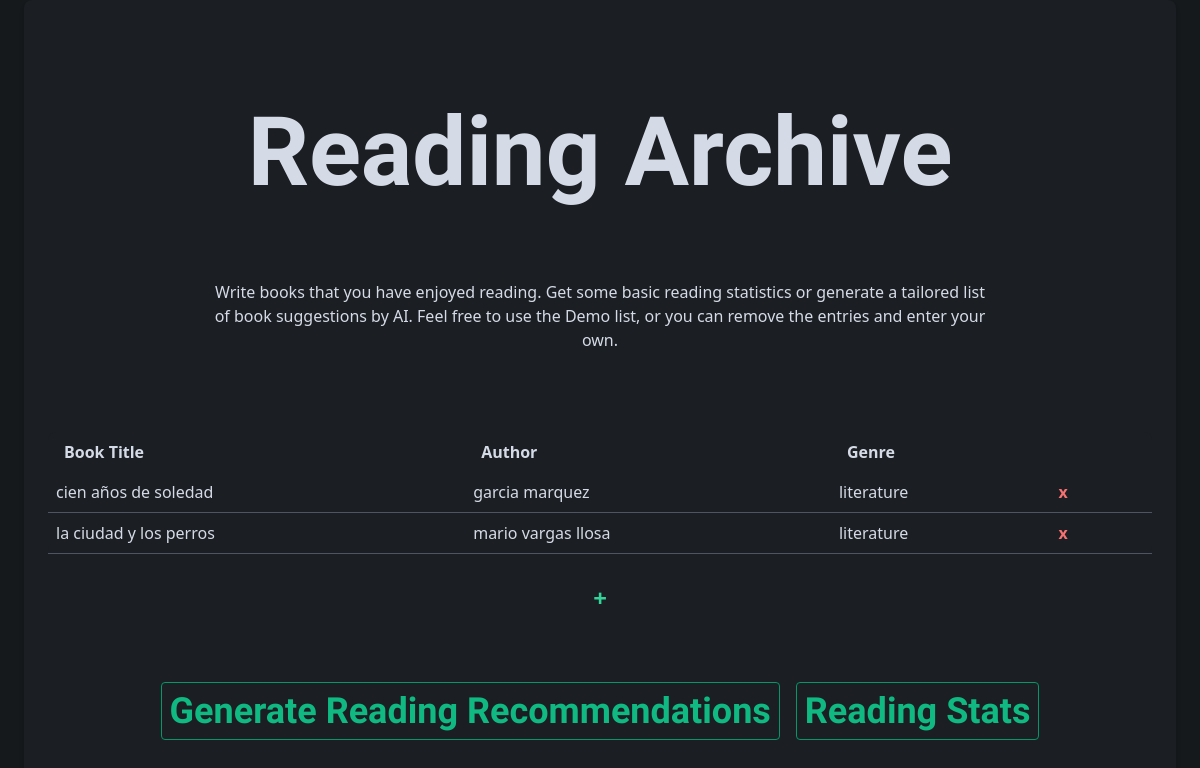
/, run on an earlier commit of the app's database.
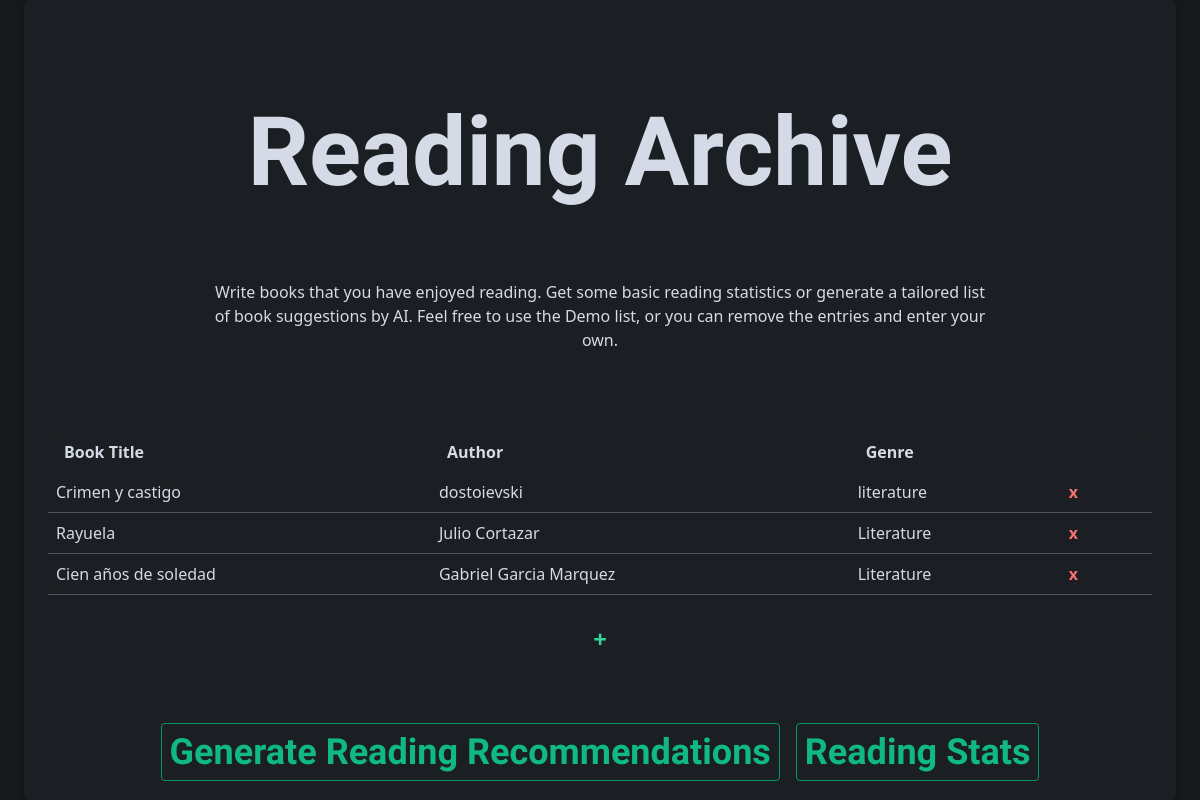
And on a later commit of the database.
### tables this page shows
CREATE TABLE books (
                id INTEGER PRIMARY KEY AUTOINCREMENT,
                title TEXT NOT NULL,
                author TEXT NOT NULL,
                genre TEXT NOT NULL
            );

### main.py (the view)
@app.get("/", response_class=HTMLResponse)
async def read_books(request: Request):
    with get_db_connection() as conn:
        books = conn.execute('SELECT * FROM books').fetchall()
    return templates.TemplateResponse("index.html", {"request": request, "books": books})

### templates/index.html (shortened to what this page needs)
<!DOCTYPE html>
<html lang="en">
<head>
    <link href="https://cdn.jsdelivr.net/npm/tailwindcss@2.2.19/dist/tailwind.min.css" rel="stylesheet">
</head>
<body class="flex items-center justify-center min-h-screen">
    <div class="w-full h-screen max-w-6xl p-6 bg-custom rounded-lg shadow-md mb-30">
        <h1 class="text-2xl font-bold mb-10 text-center text-8xl mt-20 "> Reading Archive</h1>
        <h2 class ="text-1xl m-40 mb-10 text-center mt-20 ">
            Write books that you have enjoyed reading. Get some basic reading statistics or generate a tailored list of
            book suggestions by AI. Feel free to use the Demo list, or you can remove the entries and enter your own.
        </h2>
        <div class="overflow-x-auto mb-6">
            <table class="min-w-full bg-custom rounded-lg text-left mt-10">
                <thead>
                    <tr class="bg-[#7e9c8c]">
                        <th class="py-2 px-4 font-bold text-[#d5dbe6]">Book Title</th>
                        <th class="py-2 px-4 font-bold text-[#d5dbe6]">Author</th>
                        <th class="py-2 px-4 font-bold text-[#d5dbe6]">Genre</th>
                    </tr>
                </thead>
                <tbody>
                    {% for book in books %}
                        <tr class="border-b border-gray-600">
                            <td class="py-2 px-2">{{ book['title'] }}</td>
                            <td class="py-2 px-2">{{ book['author'] }}</td>
                            <td class="py-2 px-2">{{ book['genre'] }}</td>
                            <td class="py-2 px-2 ">
                                <form action="/delete_book/" method="post" class="ml-2 inline">
                                    <button type="submit" class="hover:bg-red-900 font-bold text-red-400 rounded transition duration-300 px-2">x</button>
                                </form>
                            </td>
                        </tr>
                    {% endfor %}
                </tbody>
            </table>
        </div>
        <div class="flex justify-center mb-6">
            <button onclick="toggleAddBookForm()" class="text-green-400 p-1 hover:bg-green-900 rounded transition duration-300 font-bold text-2xl">+</button>
        </div>
        <div class="flex justify-center text-center mt-10 mb-10">
            <form action="/recommend/" method="post" class="mr-2" onsubmit="showLoadingMessage()">
                <button type="submit" class="w-full p-2 bg-[#1b1e22] hover:bg-gray-900 border border-green-600 rounded transition duration-300 text-1xl font-bold text-4xl text-green-500 tangerine-font"> Generate Reading Recommendations </button>
            </form>
            <form action="/reading_stats/" method="get" class="ml-2">
                <button type="submit" class="w-full p-2 bg-[#1b1e22] hover:bg-gray-900 border border-green-600 rounded transition duration-300 text-1xl font-bold text-4xl text-green-500 tangerine-font"> Reading Stats </button>
            </form>
        </div>
    </div>
</body>
</html>

### templates/index.html (style rules this page uses)
body { background-color: #16191c; color: #d5dbe6; }
.bg-custom { background-color: #1b1e22; }
h1 { font-family: 'Tangerine', cursive; }
.tangerine-font { font-family: 'Tangerine', cursive; }

What changed in the data, as far as the page shows it:
removed books: title "cien años de soledad", author "garcia marquez", genre "literature"
removed books: title "la ciudad y los perros", author "mario vargas llosa", genre "literature"
added books: title "Crimen y castigo", author "dostoievski", genre "literature"
added books: title "Rayuela", author "Julio Cortazar", genre "Literature"
added books: title "Cien años de soledad", author "Gabriel Garcia Marquez", genre "Literature"
